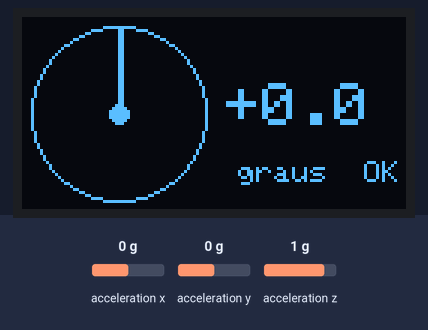
A program run on a simulated Raspberry Pi Pico. On the bench: 128×64 one-colour display. Wiring (inferred from the names in the program): MPU-6050 motion sensor at I2C address 0x68. The inputs (shaded band) are chosen by the test bench; at power-on: acceleration y 0 g, acceleration z 1 g, acceleration x 0 g. What the program prints to the serial monitor is not drawn.

Above: at 3.6 s.
3.7 s: acceleration y set to 0.8 g
At 5.8 s:
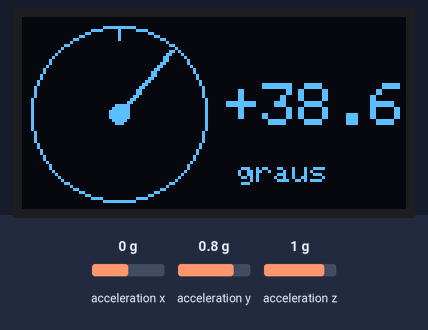
6.0 s: acceleration y set to 0 g
At 8.2 s:
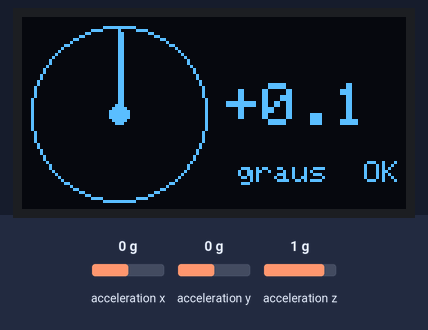
9.0 s: acceleration y set to -1.4 g
At 10.5 s:
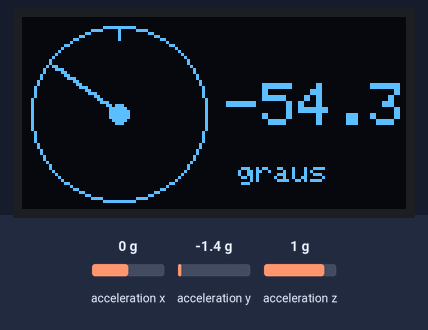
11.4 s: acceleration y set to 0 g
At 14.1 s:
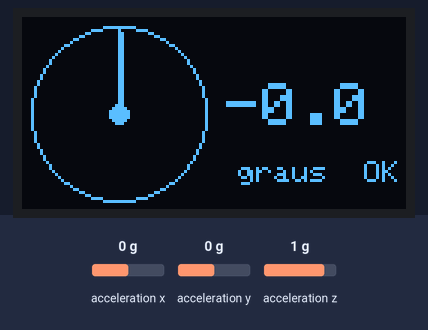
14.4 s: acceleration z set to 0.1 g
15.9 s: acceleration z set to -0.2 g
At 16.07 s:
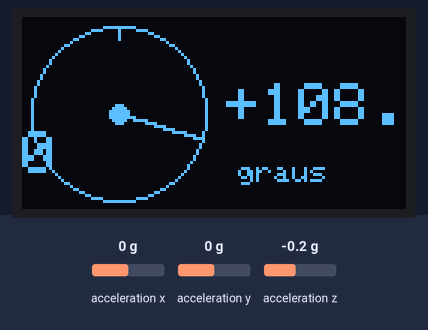
Timing chart, 0 to 18.6 s (numbered marks = the images above; inputs shaded):
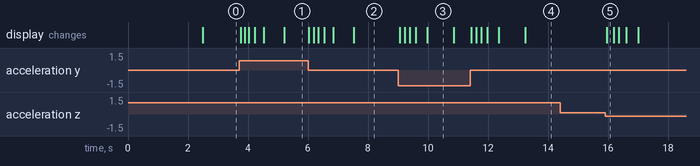

The program:

main.cpp
```cpp
#include <Arduino.h>
#include "config.h"
#include "display.h"
#include "mpu.h"

void setup() {
  Serial.begin(115200);

  if (!displayInit()) {
    while (true) delay(100);
  }

  displayShowCalibrating();
  if (!mpuInit()) {
    while (true) delay(100);
  }
  if (!mpuCalibrate()) {
    Serial.println("Calibracao falhou: sem leituras do MPU");
  }
}

void loop() {
  float ang = mpuUpdate();
  displayDrawGauge(ang);

  static uint32_t last = 0;
  if (millis() - last > 200) {
    last = millis();
    // print(valor, casas): printf com float não funciona neste core
    Serial.print("angulo="); Serial.println(ang, 1);
  }
  delay(5);
}
```

display.cpp
```cpp
#include "display.h"
#include <Arduino.h>
#include <SPI.h>
#include <Adafruit_GFX.h>
#include <Adafruit_SH110X.h>
#include "config.h"

static Adafruit_SH1106G display(SCREEN_W, SCREEN_H, &SPI, PIN_OLED_DC, PIN_OLED_RST, PIN_OLED_CS);

bool displayInit() {
  SPI.setSCK(PIN_OLED_SCK);
  SPI.setTX(PIN_OLED_MOSI);
  SPI.begin();

  if (!display.begin(0, true)) {
    Serial.println("Falha ao iniciar o OLED (SH1106)");
    return false;
  }
  return true;
}

void displayShowCalibrating() {
  display.clearDisplay();
  display.setTextColor(SH110X_WHITE);
  display.setTextSize(1);
  display.setCursor(20, 28);
  display.print("Calibrando...");
  display.display();
}

void displayDrawGauge(float ang) {
  display.clearDisplay();

  const int cx = 32, cy = 32, r = 28;
  display.drawCircle(cx, cy, r + 1, SH110X_WHITE);
  display.drawFastVLine(cx, cy - r - 1, 5, SH110X_WHITE);

  float rad = ang * PI / 180.0f;
  int x2 = cx + (int)(sinf(rad) * r);
  int y2 = cy - (int)(cosf(rad) * r);
  display.drawLine(cx, cy, x2, y2, SH110X_WHITE);
  display.drawLine(cx + 1, cy, x2 + 1, y2, SH110X_WHITE);
  display.fillCircle(cx, cy, 3, SH110X_WHITE);

  display.setTextColor(SH110X_WHITE);
  display.setTextSize(2);
  display.setCursor(68, 22);
  if (ang >= 0) display.print("+");
  display.print(ang, 1);

  display.setTextSize(1);
  display.setCursor(72, 48);
  display.print(fabsf(ang) < OK_TOL ? "graus  OK" : "graus");

  display.display();
}
```

display.h
```cpp
#pragma once

bool displayInit();

void displayShowCalibrating();

void displayDrawGauge(float ang);
```

mpu.cpp
```cpp
#include "mpu.h"
#include <Wire.h>
#include "config.h"

constexpr uint8_t REG_WHO_AM_I     = 0x75;
constexpr uint8_t REG_PWR_MGMT_1   = 0x6B;
constexpr uint8_t REG_ACCEL_CONFIG = 0x1C;
constexpr uint8_t REG_CONFIG       = 0x1A;
constexpr uint8_t REG_ACCEL_XOUT_H = 0x3B;

constexpr uint8_t ACCEL_RANGE_2G = 0x00;
constexpr uint8_t DLPF_44HZ      = 0x03;
constexpr float   ACCEL_LSB_PER_G = 16384.0f;
constexpr int     AVG_SAMPLES = 4;

static float angleZero = 0.0f;
static float filtAngle = 0.0f;
static float shownAngle = 0.0f;

static bool mpuWrite(uint8_t reg, uint8_t val) {
  Wire1.beginTransmission(MPU_ADDR);
  Wire1.write(reg);
  Wire1.write(val);
  return Wire1.endTransmission() == 0;
}

// Leitura direta pelos registradores: a Adafruit_MPU6050 recusa clones cujo
// WHO_AM_I é diferente do original, mesmo o sensor funcionando normalmente.
static bool readAccel(float a[3]) {
  Wire1.beginTransmission(MPU_ADDR);
  Wire1.write(REG_ACCEL_XOUT_H);
  if (Wire1.endTransmission(false) != 0) return false;
  if (Wire1.requestFrom((uint8_t)MPU_ADDR, (uint8_t)6) != 6) return false;
  for (int i = 0; i < 3; i++) {
    int16_t v = (Wire1.read() << 8) | Wire1.read();
    a[i] = v / ACCEL_LSB_PER_G;
  }
  return true;
}

static bool readAccelAvg(float out[3], int n = AVG_SAMPLES) {
  float sum[3] = {0, 0, 0}, a[3];
  int ok = 0;
  for (int i = 0; i < n; i++) {
    if (readAccel(a)) {
      for (int k = 0; k < 3; k++) sum[k] += a[k];
      ok++;
    }
  }
  if (!ok) return false;
  for (int k = 0; k < 3; k++) out[k] = sum[k] / ok;
  return true;
}

static float rawAngle(const float a[3]) {
  float vert = VERT_SIGN * a[VERT_AXIS];
  float tilt = TILT_SIGN * a[TILT_AXIS];
  return atan2f(tilt, vert) * 180.0f / PI;
}

bool mpuInit() {
  // Wire1 porque os pinos escolhidos (GP14/GP15) pertencem ao I2C1
  Wire1.setSDA(PIN_I2C_SDA);
  Wire1.setSCL(PIN_I2C_SCL);
  Wire1.setClock(400000);
  Wire1.begin();

  if (!mpuWrite(REG_PWR_MGMT_1, 0x00)) {
    Serial.println("MPU nao responde");
    return false;
  }
  delay(100);
  Wire1.beginTransmission(MPU_ADDR);
  Wire1.write(REG_WHO_AM_I);
  if (Wire1.endTransmission(false) == 0 && Wire1.requestFrom((uint8_t)MPU_ADDR, (uint8_t)1) == 1) {
    Serial.print("WHO_AM_I=0x"); Serial.println(Wire1.read(), HEX);
  }
  mpuWrite(REG_ACCEL_CONFIG, ACCEL_RANGE_2G);
  // filtro digital ~44 Hz (rápido, o filtro adaptativo cuida do ruído)
  mpuWrite(REG_CONFIG, DLPF_44HZ);
  delay(300);
  return true;
}

bool mpuCalibrate() {
  float sum = 0;
  int n = 0;
  uint32_t t0 = millis();
  while (millis() - t0 < CALIB_DURATION_MS) {
    float a[3];
    if (readAccelAvg(a)) {
      sum += rawAngle(a);
      n++;
    }
    delay(5);
  }
  if (!n) return false;

  angleZero = sum / n;
  filtAngle = shownAngle = 0.0f;
  return true;
}

// Filtro adaptativo: um filtro fixo ou fica lento ao mover (alpha baixo) ou
// fica tremendo parado (alpha alto). Aqui o alpha depende do erro: movimento
// grande segue rápido, ruído pequeno é suavizado forte.
float mpuUpdate() {
  float a[3];
  if (readAccelAvg(a)) {
    float raw = rawAngle(a) - angleZero + ANGLE_TRIM;
    float err = raw - filtAngle;
    float ae = fabsf(err);

    float alpha = ALPHA_SLOW;
    if (ae > ERR_FAST)     alpha = ALPHA_FAST;
    else if (ae > ERR_MID) alpha = ALPHA_MID;

    filtAngle += alpha * err;

    // Zona morta: número fica parado com a placa quieta, mas segue rápido ao mover
    if (ae > ERR_MID || fabsf(filtAngle - shownAngle) > DEADBAND) {
      shownAngle = filtAngle;
    }
  }
  return shownAngle;
}
```

mpu.h
```cpp
#pragma once
#include <Arduino.h>

bool mpuInit();

bool mpuCalibrate();

float mpuUpdate();
```

config.h
```cpp
#pragma once
#include <Arduino.h>

constexpr uint8_t PIN_OLED_SCK  = 2;
constexpr uint8_t PIN_OLED_MOSI = 3;
constexpr uint8_t PIN_OLED_CS   = 4;
constexpr uint8_t PIN_OLED_DC   = 5;
constexpr uint8_t PIN_OLED_RST  = 6;
// MPU no I2C1 (Wire1): GP14/GP15 são pinos I2C1 válidos e não colidem com o SPI0 do OLED
constexpr uint8_t PIN_I2C_SDA   = 14;
constexpr uint8_t PIN_I2C_SCL   = 15;

constexpr uint8_t MPU_ADDR = 0x68;

constexpr int SCREEN_W = 128;
constexpr int SCREEN_H = 64;
constexpr float OK_TOL = 0.5f;

constexpr int   VERT_AXIS = 2;       // Z aponta pra cima quando deitado (0=X, 1=Y, 2=Z)
constexpr float VERT_SIGN = 1.0f;    // -1.0f se o sensor estiver de cabeça pra baixo
constexpr int   TILT_AXIS = 1;       // eixo que muda ao inclinar (troque 1 <-> 0 se medir o lado errado)
constexpr float TILT_SIGN = 1.0f;    // -1.0f se o sinal sair invertido

constexpr uint32_t CALIB_DURATION_MS = 2000;
constexpr float ANGLE_TRIM = 0.0f;            // ajuste fino manual (graus), somado após a calibração

// ---------- Filtro adaptativo ----------
// erro grande  -> segue rápido (resposta ágil)
// erro pequeno -> suaviza forte (número estável parado)
constexpr float ALPHA_FAST = 0.60f;
constexpr float ALPHA_MID  = 0.30f;
constexpr float ALPHA_SLOW = 0.06f;
constexpr float ERR_FAST   = 2.0f;
constexpr float ERR_MID    = 0.7f;
constexpr float DEADBAND   = 0.15f;   // só atualiza o número mostrado se mudar mais que isso
```

Measured:
- the behaviour switches between 0 and -0.1 g on acceleration z (found by bisection; images 4 and 5)
- after the input at 3.7 s, the display: first changes after 0.05 s (image 1 shows a later state)
- after the input at 6.0 s, the display: first changes at once (image 2 shows a later state)
- after the input at 9.0 s, the display: first changes after 0.05 s (image 3 shows a later state)
- after the input at 11.4 s, the display: first changes at once (image 4 shows a later state)
- after the input at 14.4 s, every drawn part: stays the same
- after the input at 15.9 s, the display: changes after 0.06 s (image 5)
- what the display in image 3 shows lasts 0.9 s, from 10.0 s to 10.9 s
